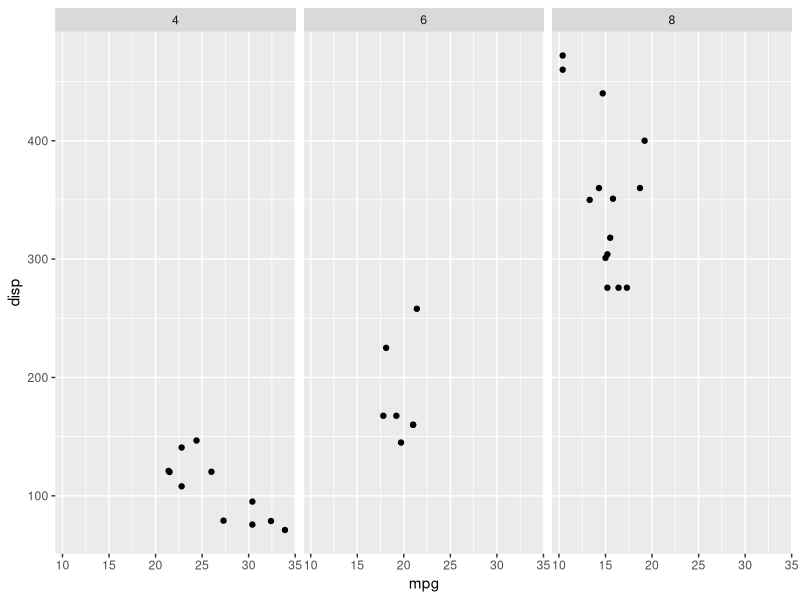
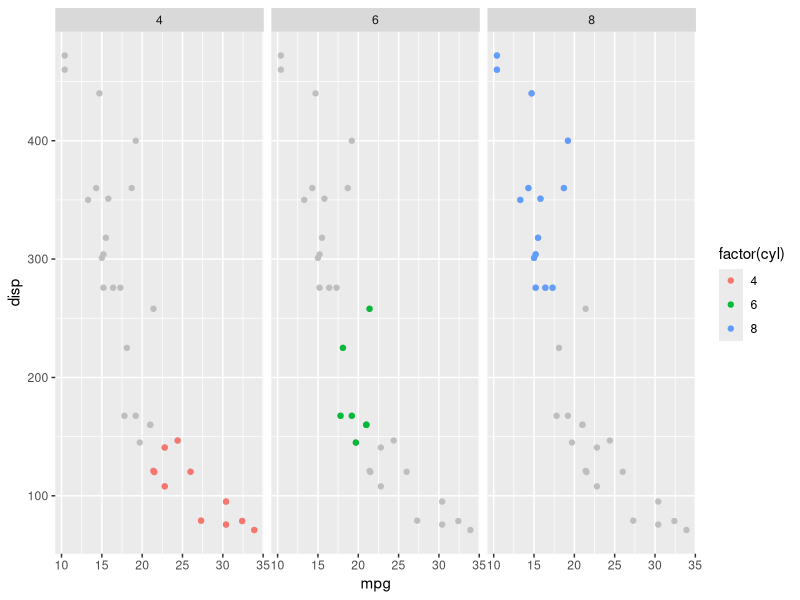
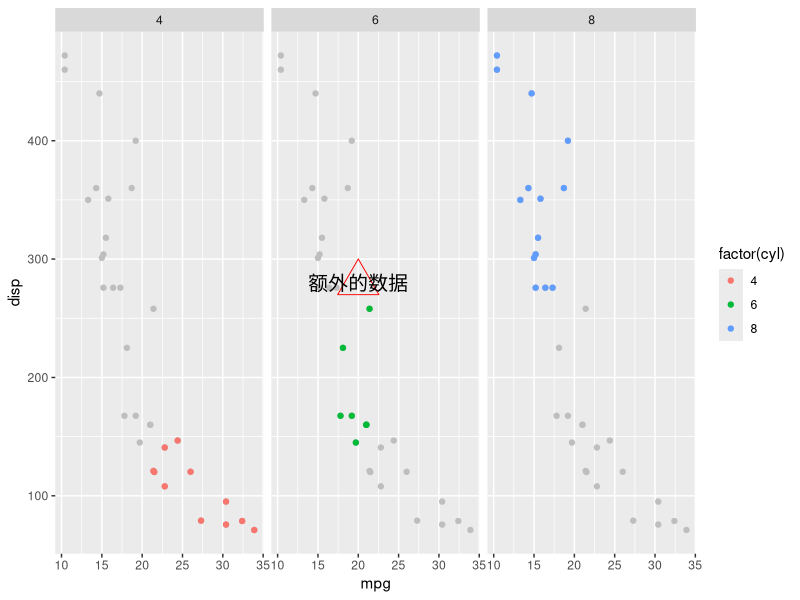
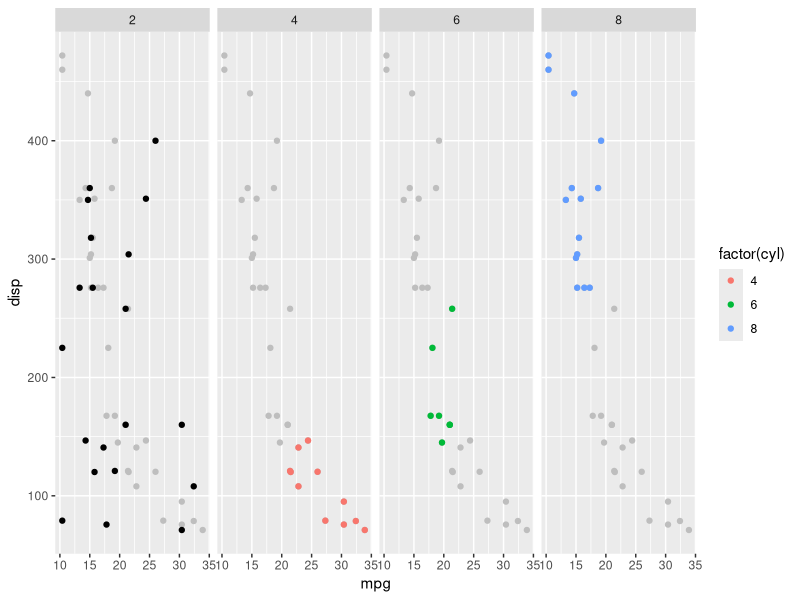
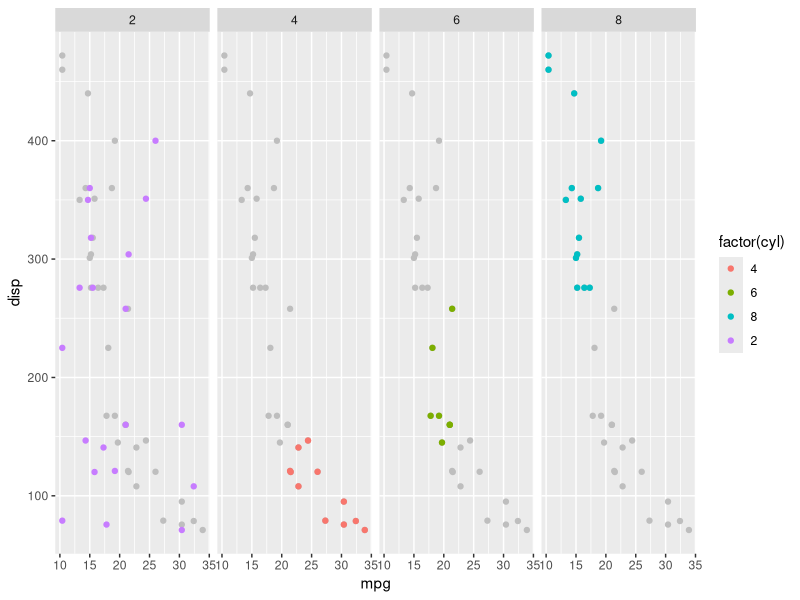
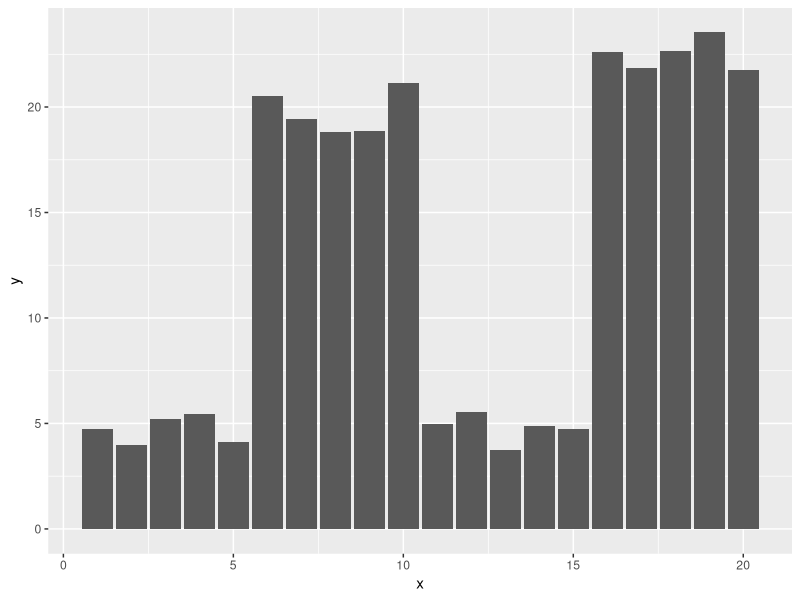
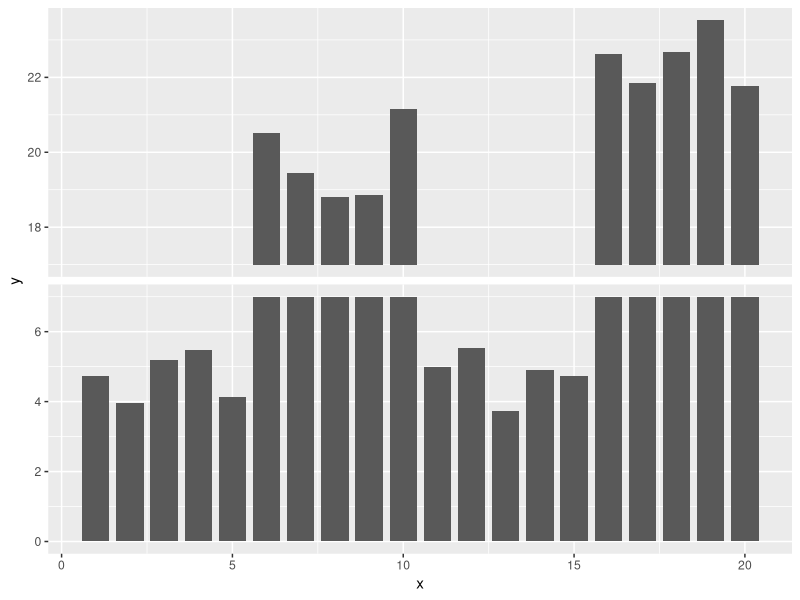

The R source for these figures, in order:
## ---- chunk 1
library(ggplot2)
ggplot(mtcars, aes(mpg, disp)) + 
    geom_point() + facet_grid(. ~ cyl)
## ---- chunk 2
ggplot(mtcars, aes(mpg, disp)) + 
    geom_point(data = mtcars[, -2], color = 'grey') + 
    geom_point(aes(color = factor(cyl))) + facet_grid(. ~ cyl)
## ---- chunk 3
d <- data.frame(mpg=20, disp=280, cyl=6, label="额外的数据")

ggplot(mtcars, aes(mpg, disp)) + 
    geom_point(data = mtcars[, -2], color = 'grey') + 
    geom_point(aes(color = factor(cyl))) + facet_grid(. ~ cyl) +
    geom_point(data = d, shape = 2, size=10, color = 'red') +
    geom_text(aes(label=label), data = d, size=5)
## ---- chunk 4
d <- data.frame(mpg=sample(mtcars$mpg, 20), 
                disp=sample(mtcars$disp, 20), 
                cyl=2)

ggplot(mtcars, aes(mpg, disp)) + 
    geom_point(data = mtcars[, -2], color = 'grey') + 
    geom_point(aes(color = factor(cyl))) + facet_grid(. ~ cyl) +
    geom_point(data = d)
## ---- chunk 5
ggplot(mtcars, aes(mpg, disp)) + 
    geom_point(data = mtcars[, -2], color = 'grey') + 
    geom_point() + facet_grid(. ~ cyl) +
    geom_point(data = d) + aes(color = factor(cyl))
## ---- chunk 6
set.seed(2019-01-19)
d <- data.frame(
    x = 1:20, 
    y = c(rnorm(5) + 4, rnorm(5) + 20, rnorm(5) + 5, rnorm(5) + 22)
)

ggplot(d, aes(x, y)) + geom_col()
## ---- chunk 7
library(dplyr)

breaks = c(7, 17)
d$.type <- NA
d$.type[d$y < breaks[1]] = "small"
d$.type[d$y > breaks[2]] = "big"

d <- filter(d, .type == 'big') %>% 
    mutate(.type = "small", y = breaks[1]) %>% 
    bind_rows(d)

mymin = function(y) ifelse(y <= breaks[1], 0, breaks[2])               
p <- ggplot(d, aes(x, y)) + 
    geom_rect(aes(xmin = x - .4, xmax = x + .4, ymin = mymin(y), ymax = y)) +
    facet_grid(.type ~ ., scales = "free") + 
    theme(strip.text=element_blank())
p
